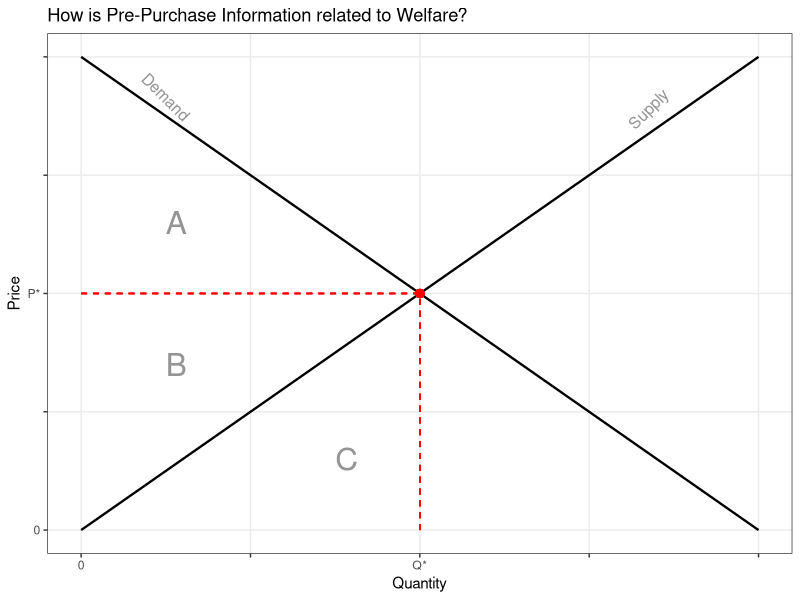

Here is the R script that generated this plot: (Note: this script raises an error after producing the figure.)
## ---- chunk 1

user.name = ''
## ---- chunk 2

#load the package "ggplot2"
library(ggplot2)
#Create a fictive data set 
demand <- c(2, 1.5, 1, 0.5, 0)
xAxis <- c(0, 1,2,3,4)
supply <- c(0, 0.5, 1, 1.5, 2)
xGroup <- c(1, 1, 1, 1, 1)
DatasetTest <- data.frame(Price = demand, Quantity = xAxis, Supply = supply, Group = xGroup)
#Create a plot
ggplot(data = DatasetTest) +
  geom_line(aes(x=Quantity, y=Price, group = Group), linetype = 1, size = 0.8) +
  geom_line(aes(x=Quantity, y=supply, group = Group), linetype = 1, size = 0.8) +
  geom_segment(aes(x = 2, y = 0, xend = 2, yend = 1), color = "red", linetype = "dashed") +
  geom_segment(aes(x = 0, y = 1, xend = 2, yend = 1), color = "red", linetype = "dashed") +
#Mark Zone A
  geom_text(aes(x=0.5, y=1.3, label = "A"), color = "black", hjust=0, size=8, alpha = 0.1) +
#Mark Zone B
  geom_text(aes(x=0.5, y=0.7, label = "B"), color = "black", hjust=0, size=8, alpha = 0.1) +
#Mark Zone C
  geom_text(aes(x=1.5, y=0.3, label = "C"), color = "black", hjust=0, size=8, alpha = 0.1) +  
#Mark intersection point
  geom_point(aes(x = 2, y=1), color = "red", size=2.5) +
#Add line description
geom_text(aes(x=0.5, y=1.83, label = "Demand"), color = "Black", angle = 315, size= 4, alpha=0.1) +
geom_text(aes(x=3.35, y=1.78, label = "Supply"), color = "Black", angle = 45, size= 4, alpha=0.1) +
#Set specific layout
  theme_bw() +
  labs(title = "How is Pre-Purchase Information related to Welfare?",
       x = "Quantity", 
       y = "Price") +
  scale_x_continuous(labels = c("0", "", "Q*", "", "")) +
  scale_y_continuous(labels = c("0", "", "P*", "", "")) +
  theme(
 # axis.text.y=element_blank(),
  panel.grid.minor=element_blank(),plot.background=element_blank())

## ---- chunk 3
#Create a fictive data set 
DatasetPE <- data.frame(
  Price = 1:10,
  Demand_05 = 10 - 0.5*1:10,
  Demand_1 = 10 - 1*1:10,
  Demand_2 = 10 - 2*1:10
)
colnames(DatasetPE) <- c("Price", "ε > 1", "ε = 1", "ε < 1")

DatasetPE <- DatasetPE %>% 
  pivot_longer(cols = starts_with("ε"), names_to = "ε", values_to = "Quantity_Value") 

# Umwandeln der Daten in "long format"
ggplot(data = DatasetPE, aes(x = Price, y = Quantity_Value, group = ε)) +
  geom_line() +
  theme_bw() +
  geom_segment(aes(x = 4, y = 8, xend = 4, yend = 9), color = "red", linetype = "dashed") +
  geom_segment(aes(x = 4, y = 9, xend = 2, yend = 9), color = "red", linetype = "dashed") +
  geom_text(aes(x=2.75, y=9.25, label = "ΔQU = 2"), color = "red", hjust=0, size=2.5, alpha = 0.1) +
  geom_text(aes(x=4.25, y=8.95, label = "ΔPU = 1"), color = "red", angle = 270, hjust=0, size=2.5, alpha = 0.1) +
  geom_text(aes(x=5, y=7.85, label = "ε = 2"), color = "black", angle = 337.5, hjust=0, size=4, alpha = 0.1) +
  
  geom_segment(aes(x = 4, y = 6, xend = 4, yend = 7), color = "red", linetype = "dashed") +
  geom_segment(aes(x = 4, y = 7, xend = 3, yend = 7), color = "red", linetype = "dashed") +
  geom_text(aes(x=3.15, y=7.2, label = "ΔQU = 1"), color = "red", hjust=0, size=2.5, alpha = 0.1) +
  geom_text(aes(x=4.25, y=6.9, label = "PU = 1"), color = "red", angle = 270, hjust=0, size=2.5, alpha = 0.1) +
  geom_text(aes(x=5, y=5.45, label = "ε = 1"), color = "black", angle = 315, hjust=0, size=4, alpha = 0.1) +
  
  geom_segment(aes(x = 4, y = 2, xend = 4, yend = 4), color = "red", linetype = "dashed") +
  geom_segment(aes(x = 4, y = 4, xend = 3, yend = 4), color = "red", linetype = "dashed") +
  geom_text(aes(x=3.15, y=4.2, label = "ΔQU = 1"), color = "red", hjust=0, size=2.5, alpha = 0.1) +
  geom_text(aes(x=4.25, y=3.45, label = "ΔPU = 2"), color = "red", angle = 270, hjust=0, size=2.5, alpha = 0.1) +
  geom_text(aes(x=4.6, y=1.7, label = "ε = 0,5"), color = "black", angle = 292.5, hjust=0, size=4, alpha = 0.1) +
  
  labs(title = "Demand Curves and their Price Elasticities",
       x = "Quantity in QU (Quantity Units)", 
       y = "Price in PU (Price Units)") +
  xlim(0, 10) + 
  ylim(0, 10) +
  scale_x_continuous(breaks = 0:10) +
  theme(panel.grid.minor=element_blank(),plot.background=element_blank()) 
## ---- chunk 4
# Enter your code here.
## ---- chunk 5
# Enter your code here.
#use readRDS("file_name.RDS") to load your data
## ---- chunk 6
#use head(data set name) to show your data set
## ---- chunk 7

#Creating two new dummy variables to indicate professional reviews from non-NYT Magazines and from all Magazines
data$DOTH <- ifelse(data$DBG == 1 | data$DCHI == 1 | data$DLAT == 1 | data$DWAPO == 1 | data$DWSJ == 1 , 1, 0)
data$DALL <- ifelse(data$DBG == 1 | data$DCHI == 1 | data$DLAT == 1 | data$DWAPO == 1 | data$DWSJ == 1 | data$DNYT == 1 , 1, 0)

#Calculate professional review shares 
Share_of_NYT_Ratings <- paste0(round(mean(data$DNYT, na.rm = TRUE)*100, 2), "%") 
Share_of_BG_Ratings <- paste0(round(mean(data$DBG, na.rm = TRUE)*100, 2), "%") 
Share_of_CHI_Ratings <- paste0(round(mean(data$DCHI, na.rm = TRUE)*100, 2), "%")
Share_of_LAT_Ratings <- paste0(round(mean(data$DLAT, na.rm = TRUE)*100, 2), "%") 
Share_of_WAPO_Ratings <- paste0(round(mean(data$DWAPO, na.rm = TRUE)*100, 2), "%") 
Share_of_DWSJ_Ratings <- paste0(round(mean(data$DWSJ, na.rm = TRUE)*100, 2), "%") 
Share_of_OTH_Ratings <- paste0(round(mean(data$DOTH, na.rm = TRUE)*100, 2), "%") 
Share_of_ALL_Ratings <- paste0(round(mean(data$DALL, na.rm = TRUE)*100, 2), "%")

#Create a table to illustrate the shares
DesRat <- data.frame(Share_of_NYT_Ratings = c(Share_of_NYT_Ratings, n_distinct(data$titleno[data$DNYT == 1])), Share_of_BG_Ratings = c(Share_of_BG_Ratings, n_distinct(data$titleno[data$DBG == 1])), Share_of_CHI_Ratings = c(Share_of_CHI_Ratings, n_distinct(data$titleno[data$DCHI == 1])), Share_of_LAT_Ratings = c(Share_of_LAT_Ratings, n_distinct(data$titleno[data$DLAT == 1])), Share_of_WAPO_Ratings = c(Share_of_WAPO_Ratings, n_distinct(data$titleno[data$DWAPO == 1])), Share_of_DWSJ_Ratings = c(Share_of_DWSJ_Ratings, n_distinct(data$titleno[data$DWSJ == 1])), Share_of_OTH_Ratings = c(Share_of_OTH_Ratings, n_distinct(data$titleno[data$DOTH == 1])), Share_of_ALL_Ratings = c(Share_of_ALL_Ratings, n_distinct(data$titleno[data$DALL == 1], n_distinct(data$titleno))))

#Create Row Names
rownames(DesRat) <- c("Relative share", "Absolut share") 

#Use of kbl() funktion to create a visualable table
DesRat  %>%
kbl(col.names = c("Share_of_NYT_Ratings" = "New York Times", "Share_of_BG_Ratings" = "Boston Globe", "Share_of_CHI_Ratings" = "Chicago Tribune", "Share_of_LAT_Ratings" = "Los Angeles Times", "Share_of_WAPO_Ratings" = "Washington Post", "Share_of_DWSJ_Ratings" = "Wall Street Journal", "Share_of_OTH_Ratings" = "Non New York Times", "Share_of_ALL_Ratings" = "All"), caption = "Share of Professional Reviewed Books ") %>%
  kable_paper("striped", full_width = TRUE) %>%
  kable_styling(bootstrap_options = c("striped", "hover", "condensed", "responsive")) 
## ---- chunk 8
# Enter your code here.
## ---- chunk 9
# Enter your code here.
